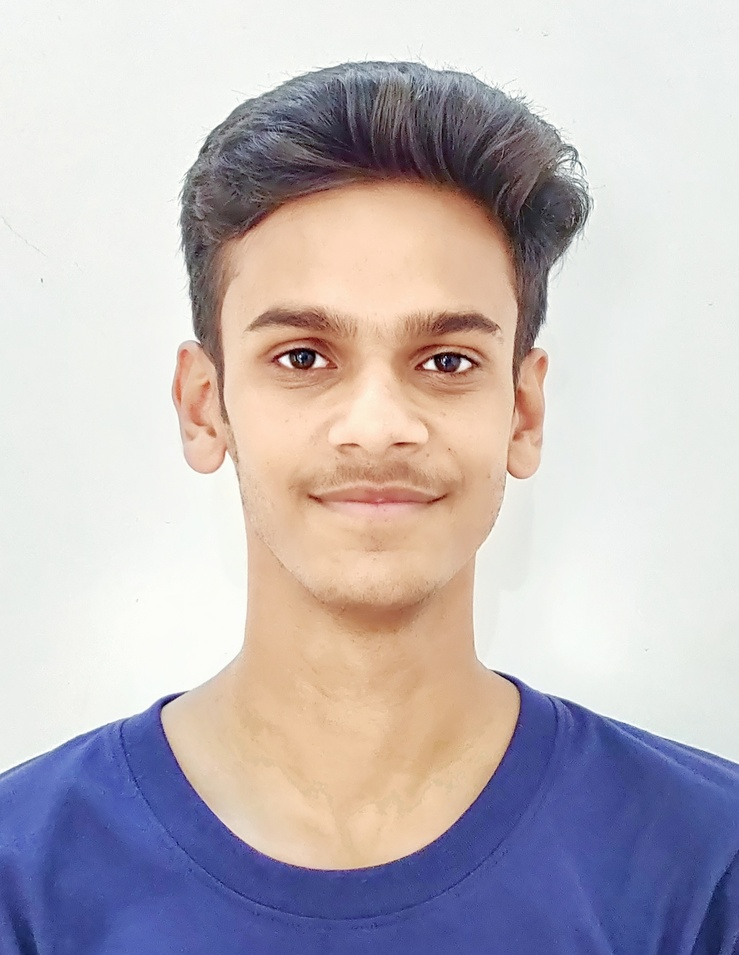
#> input picture photo.jpg, 739 x 955 px, shrunk from 1460 x 1887 before the run
$ python main.py
#> lines starting #> are read from the running program, lines starting #| are printed output that depends on the picture; after the words box and inside, x2 and y2 are one past the last pixel; in counts of white or black regions, pixels touching at a corner belong together
import cv2
trained_face_data = cv2.CascadeClassifier('haarcascade_frontalface_default.xml')
img = cv2.imread('photo.jpg')
#> img is the input picture: shape (955, 739, 3); mean B, G, R 188.3, 184.3, 192
grayscaled_img = cv2.cvtColor(img,cv2.COLOR_BGR2GRAY)
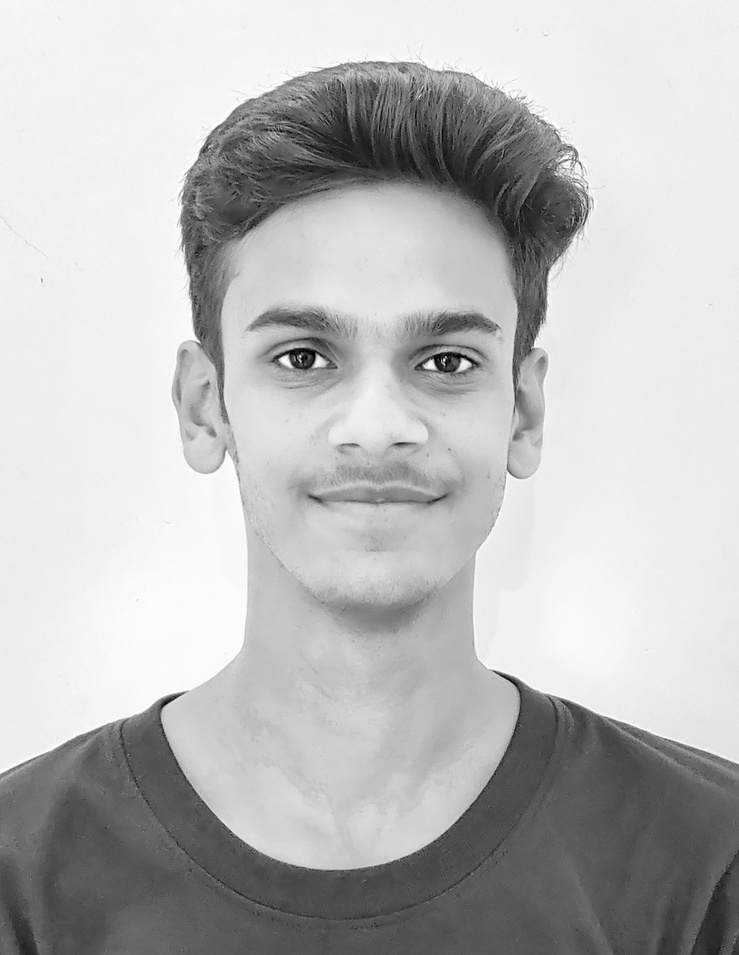
#> grayscaled_img: shape (955, 739); min 1, max 255, mean 187
face_cordinates = trained_face_data.detectMultiScale(grayscaled_img)
#> face_cordinates = [[148, 177, 461, 461]]
for (x,y,w,h) in face_cordinates:
    #(x,y,w,h) = face_cordinates[0]
    cv2.rectangle(img,(x,y),(x+w,y+h),(0,255,0),10)
#> this loop made 1 pass
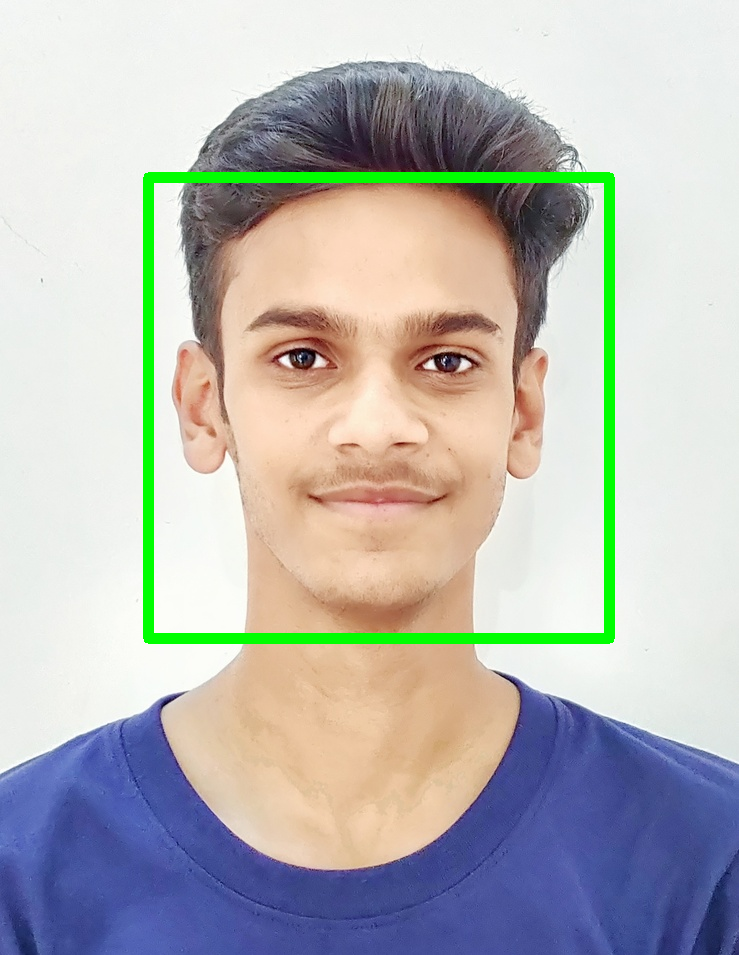
#> img: shape (955, 739, 3); 2.87% of pixels changed, all inside (x1, y1, x2, y2) = (143, 172, 615, 644)
cv2.imshow('clever program',img)
cv2.waitKey()
print("code completed")
